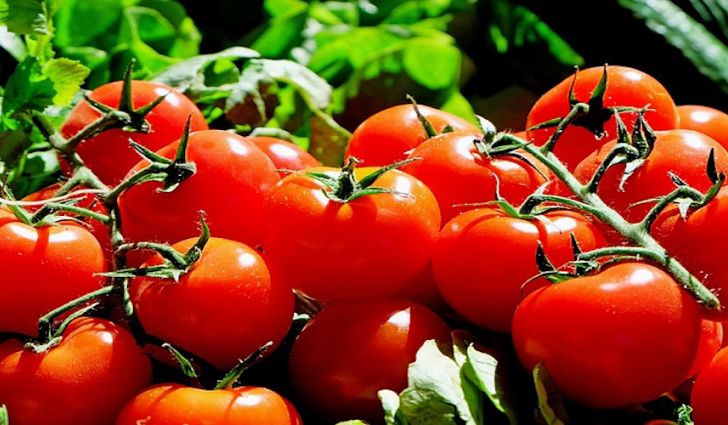
#> input picture tom4.jpeg, 728 x 425 px
$ python 'for project.py'
#> lines starting #> are read from the running program, lines starting #| are printed output that depends on the picture; after the words box and inside, x2 and y2 are one past the last pixel; in counts of white or black regions, pixels touching at a corner belong together
import cv2
import numpy as np
img=cv2.imread("tom4.jpeg")   # Reading the image
#> img is the input picture: shape (425, 728, 3); mean B, G, R 29.4, 65.4, 138.2
img=cv2.resize(img,(512,512))   #Resizing the image
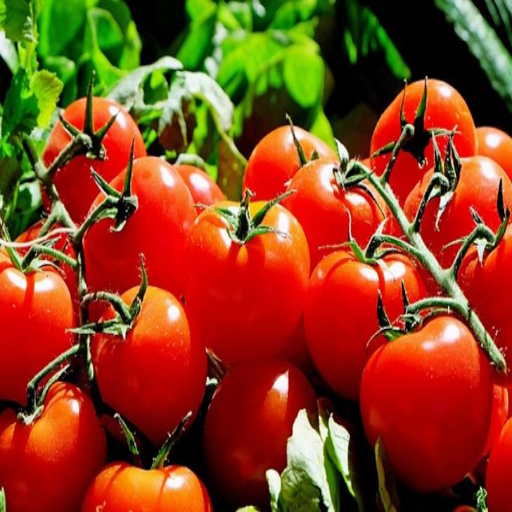
#> img: shape (512, 512, 3); mean B, G, R 29.4, 65.3, 138.1
hsv=cv2.cvtColor(img,cv2.COLOR_BGR2HSV) #convert BGR to HSV
#> hsv: shape (512, 512, 3); mean H, S, V 29.1, 206.8, 151.2

#########################################################

lower_red= np.array([0,50,50])  #hsv for lower range of red
upper_red = np.array([10,255,255]) #hsv for upper range of red
mask = cv2.inRange(hsv, lower_red, upper_red) # making mask
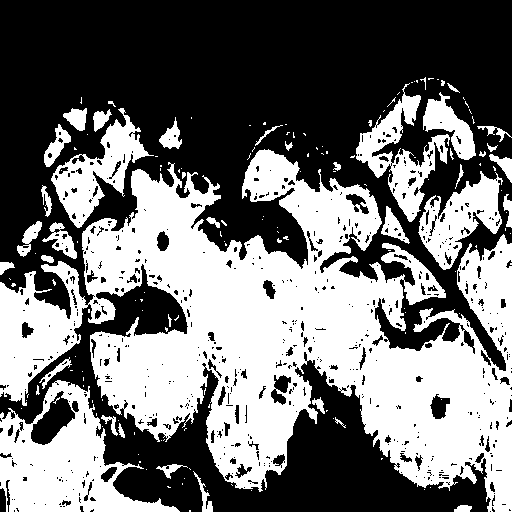
#> mask: shape (512, 512); 44.7% white; 163 white regions (122 under 20 px), largest, box (x1, y1, x2, y2) and area: (0, 149, 512, 512) 87342, (0, 380, 180, 512) 10654, (51, 108, 154, 228) 4127
##################################################

lower_green= np.array([36,25,25])  #hsv for lower range of red
upper_green = np.array([80,255,255]) #hsv for upper range of red
mask1 = cv2.inRange(hsv, lower_green, upper_green) # making mask
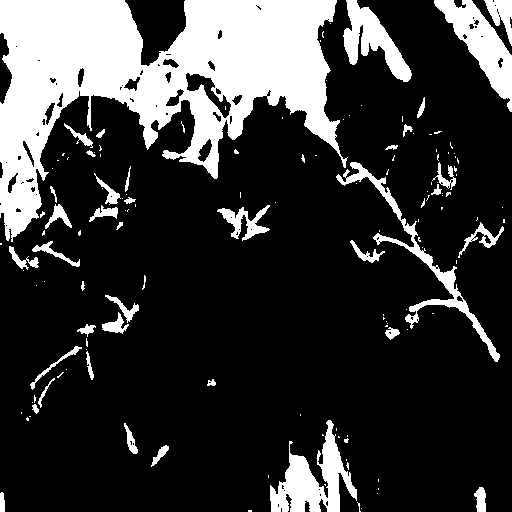
#> mask1: shape (512, 512); 21.8% white; 142 white regions (100 under 20 px), largest, box (x1, y1, x2, y2) and area: (0, 0, 348, 242) 39119, (270, 420, 357, 512) 3487, (434, 0, 512, 112) 3159

##################################################
res_r = cv2.bitwise_and(img,img, mask= mask) # ِANDing the mask and the image to show the red only
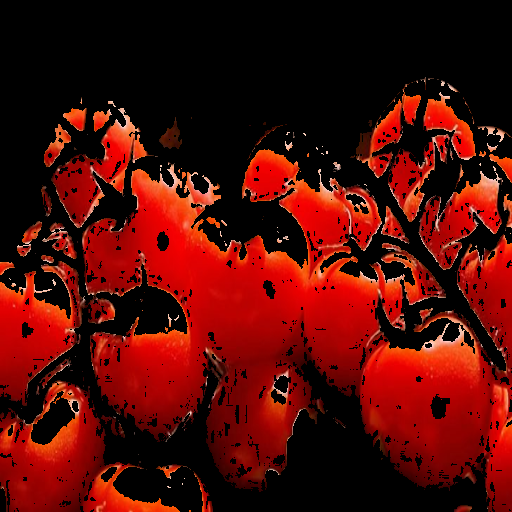
#> res_r: shape (512, 512, 3); mean B, G, R 5.3, 10.4, 81.6
res_g=cv2.bitwise_and(img,img, mask= mask1) # ANDِing the mask and the image to show the green only
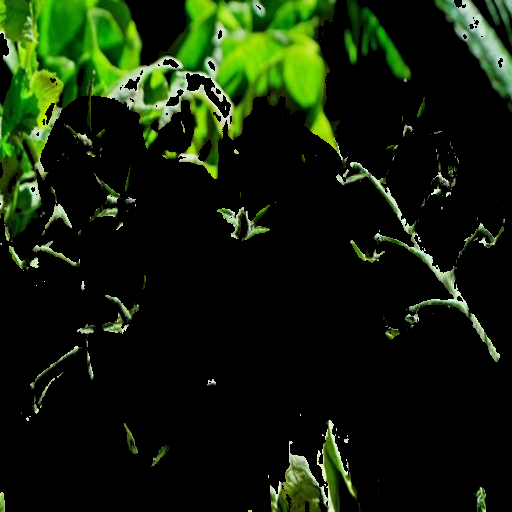
#> res_g: shape (512, 512, 3); mean B, G, R 9.2, 30.4, 17.8
tot=cv2.bitwise_or(res_r,res_g) # ORing res_r with res_g
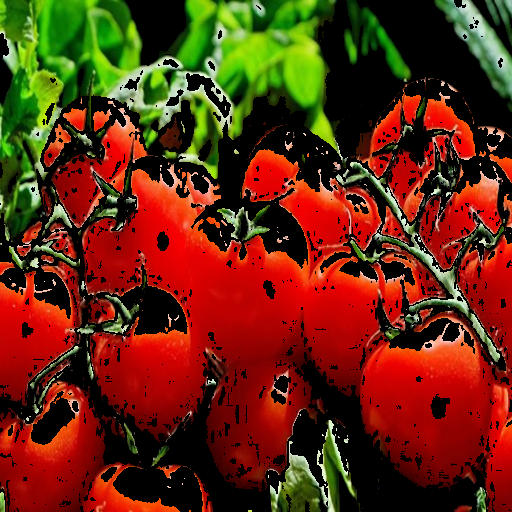
#> tot: shape (512, 512, 3); mean B, G, R 14.5, 40.8, 99.5


cv2.imshow('',img)     #to show the real image
cv2.imshow('mask',mask)     #to show the mask
cv2.imshow('mask1',mask1)   #to show the mask
cv2.imshow('red only',res_r)   #to show the result of red only
cv2.imshow('green only',res_g)   #to show the result of green only
cv2.imshow("modified",tot)       #to show the result of ORing res_r with res_g
cv2.waitKey(0)
cv2.destroyAllWindows()

$ run again, with tom0.jpeg copied over tom4.jpeg
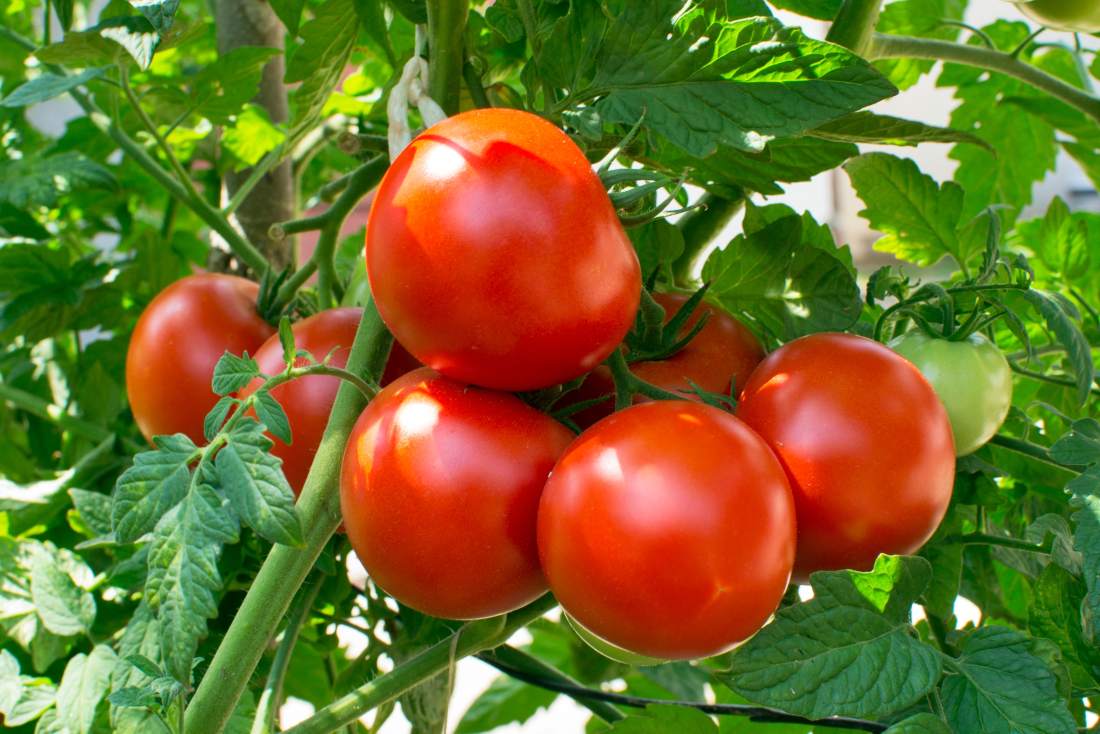
#> input picture tom0.jpeg, 2200 x 1467 px (shown at 1/2 size)
#> img is the input picture: shape (1467, 2200, 3); mean B, G, R 41.8, 108.6, 112.9
#> img: shape (512, 512, 3)
#> hsv: shape (512, 512, 3); mean H, S, V 38.7, 194.6, 146.4
#> `mask = cv2.inRange(hsv, lower_red, upper_red)`:
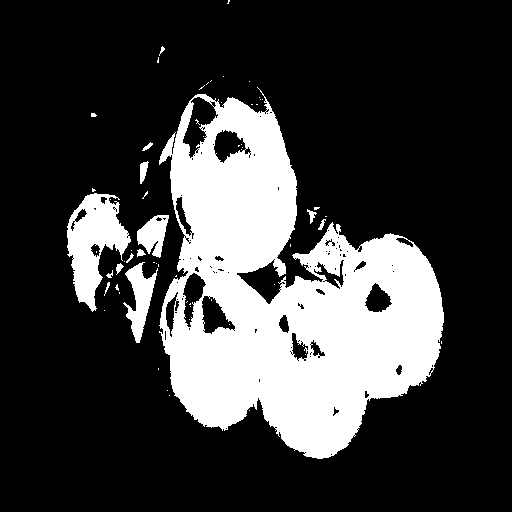
#> mask: shape (512, 512); 24.2% white; 63 white regions (48 under 20 px), largest, box (x1, y1, x2, y2) and area: (159, 87, 444, 459) 56803, (67, 193, 131, 312) 3884, (123, 262, 158, 343) 1258
#> mask1: shape (512, 512); 62% white; 515 black regions (416 under 20 px), largest, box (x1, y1, x2, y2) and area: (58, 58, 471, 462) 79337, (116, 42, 177, 191) 2169, (349, 115, 425, 191) 1968
#> `tot=cv2.bitwise_or(res_r,res_g)`:
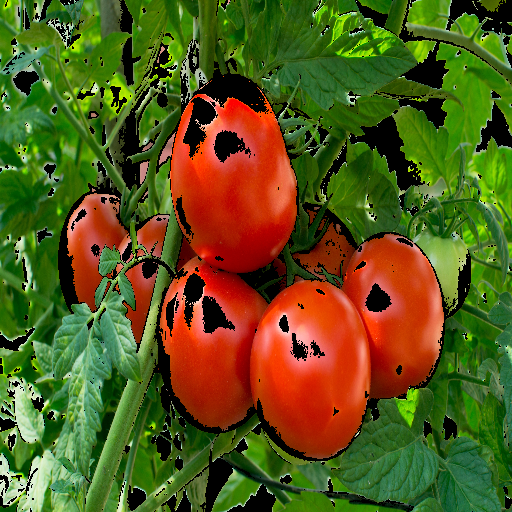
#> tot: shape (512, 512, 3); mean B, G, R 26.5, 87, 87.8

$ run again, with tom1.jpeg copied over tom4.jpeg
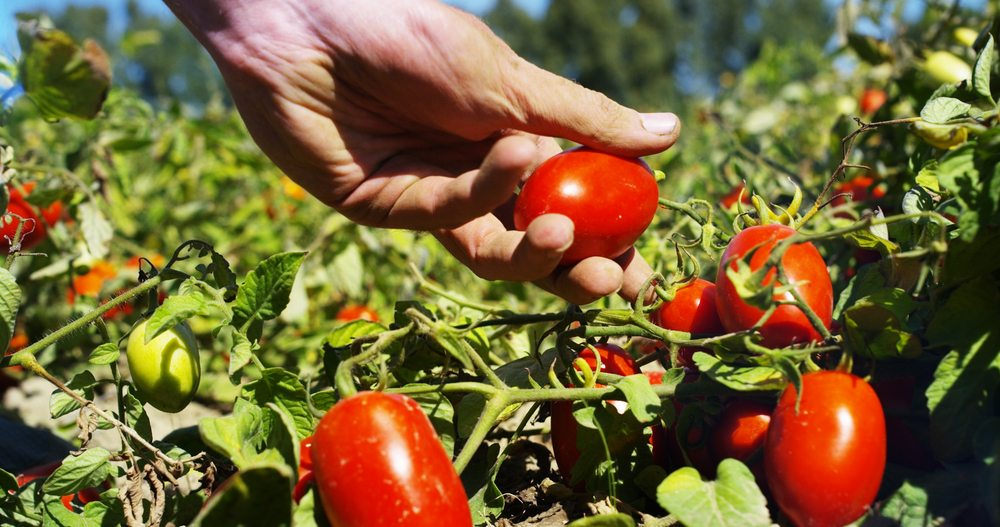
#> input picture tom1.jpeg, 1000 x 527 px
#> img is the input picture: shape (527, 1000, 3); mean B, G, R 55.3, 99.7, 118.2
#> img: shape (512, 512, 3)
#> hsv: shape (512, 512, 3); mean H, S, V 37.5, 153.9, 126.3
#> `mask = cv2.inRange(hsv, lower_red, upper_red)`:
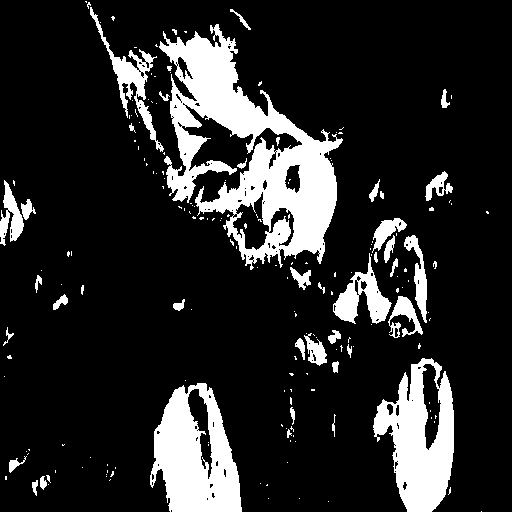
#> mask: shape (512, 512); 16.1% white; 189 white regions (147 under 20 px), largest, box (x1, y1, x2, y2) and area: (159, 24, 343, 270) 18098, (150, 383, 242, 512) 7555, (373, 358, 454, 512) 7085
#> mask1: shape (512, 512); 27.4% white; 430 white regions (310 under 20 px), largest, box (x1, y1, x2, y2) and area: (247, 0, 451, 211) 15857, (419, 118, 512, 419) 10854, (9, 5, 129, 171) 7546
#> `tot=cv2.bitwise_or(res_r,res_g)`:
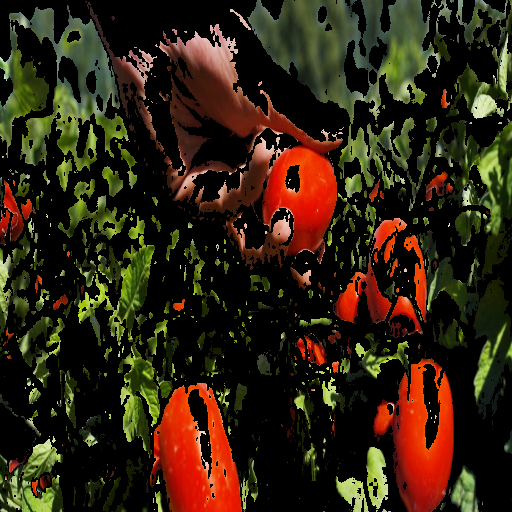
#> tot: shape (512, 512, 3); mean B, G, R 16.4, 34.9, 48.7

$ run again, with tom2.jpeg copied over tom4.jpeg
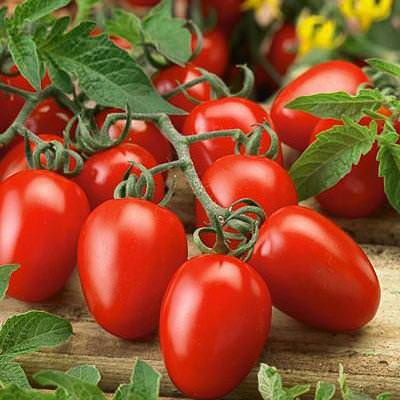
#> input picture tom2.jpeg, 400 x 400 px
#> img is the input picture: shape (400, 400, 3); mean B, G, R 45.7, 82.6, 146.4
#> img: shape (512, 512, 3)
#> hsv: shape (512, 512, 3); mean H, S, V 17.9, 177.7, 152.6
#> `mask = cv2.inRange(hsv, lower_red, upper_red)`:
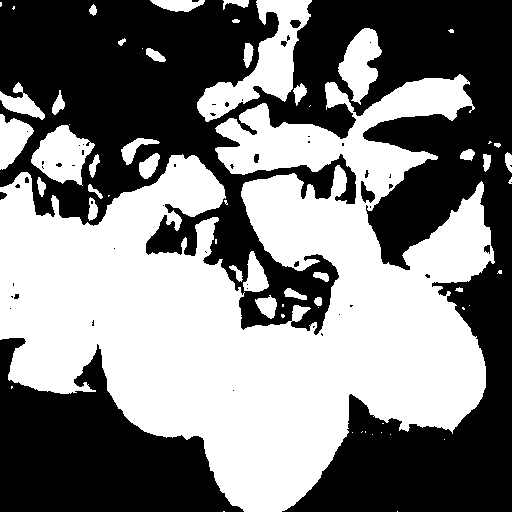
#> mask: shape (512, 512); 49.4% white; 60 white regions (28 under 20 px), largest, box (x1, y1, x2, y2) and area: (0, 74, 495, 512) 114077, (197, 0, 312, 122) 4890, (31, 125, 95, 186) 2245
#> mask1: shape (512, 512); 20.9% white; 101 white regions (47 under 20 px), largest, box (x1, y1, x2, y2) and area: (0, 0, 266, 197) 25113, (374, 25, 512, 240) 9457, (0, 399, 135, 512) 8592
#> `tot=cv2.bitwise_or(res_r,res_g)`:
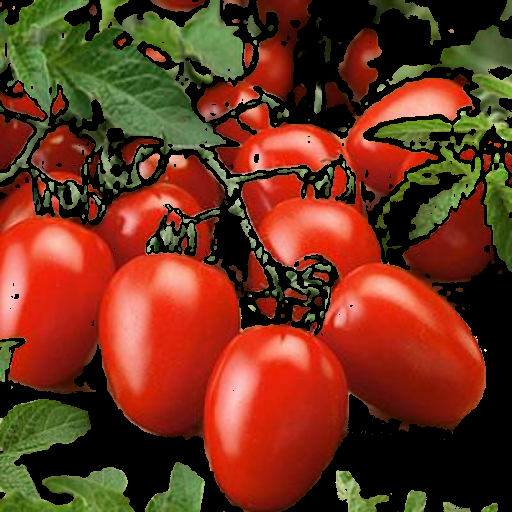
#> tot: shape (512, 512, 3); mean B, G, R 28.6, 51.9, 109.8
